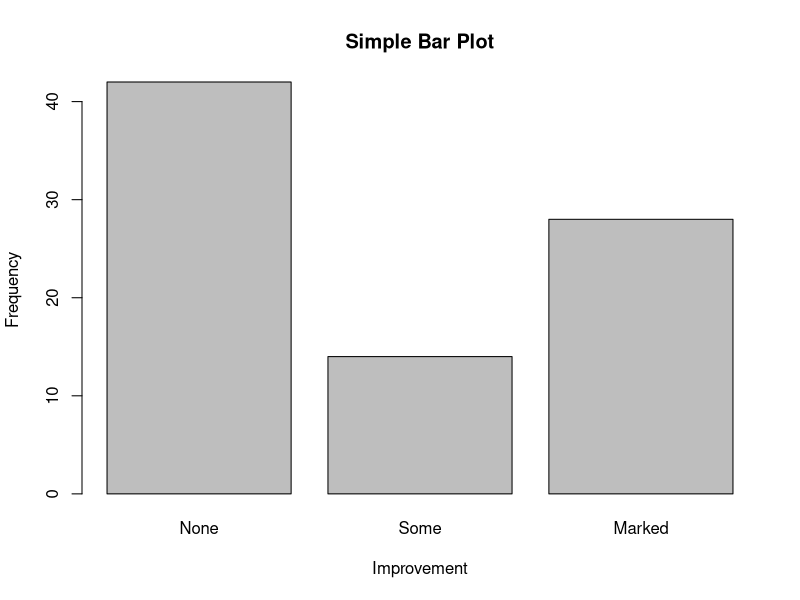
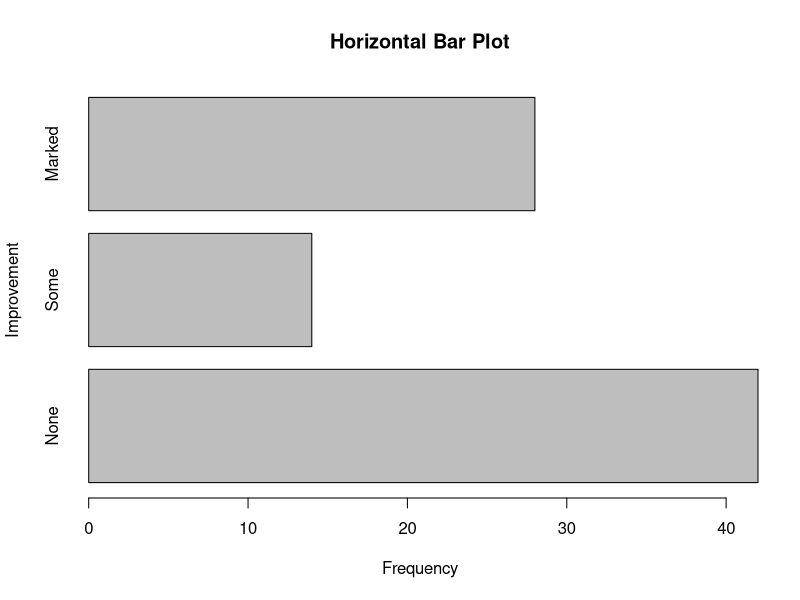
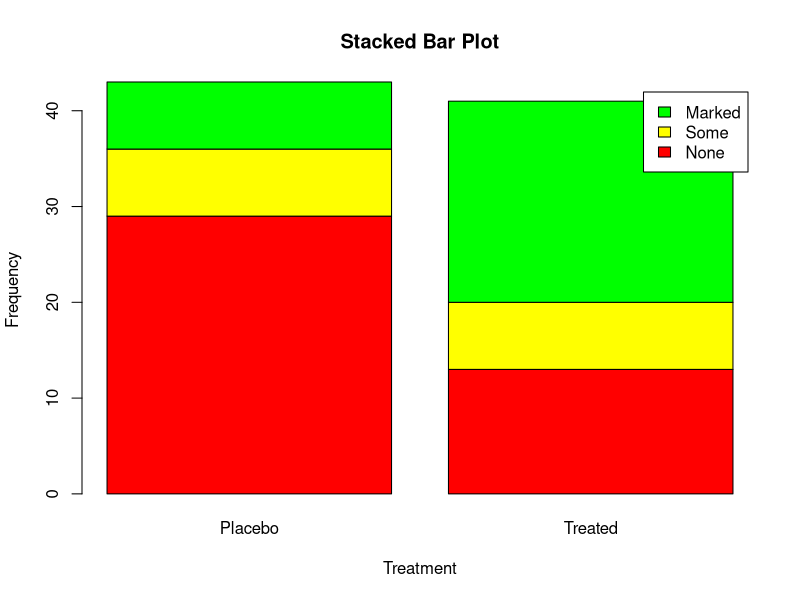
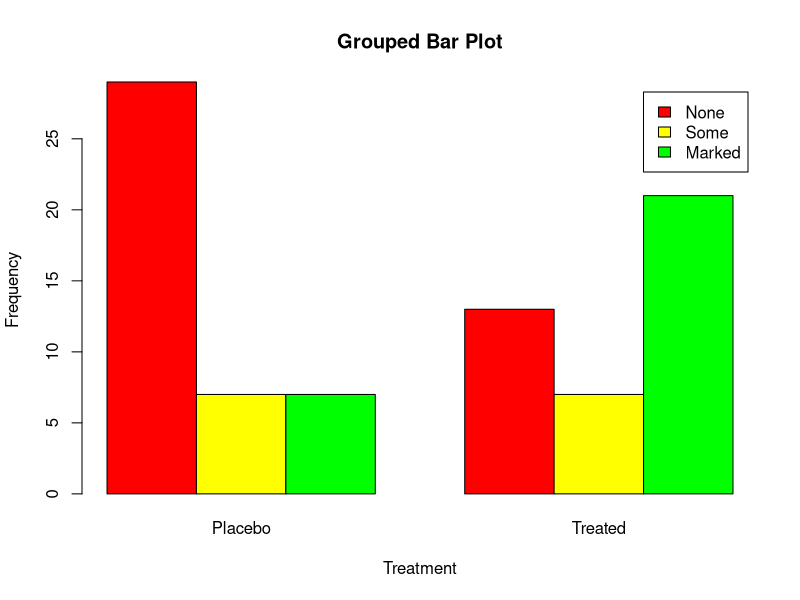
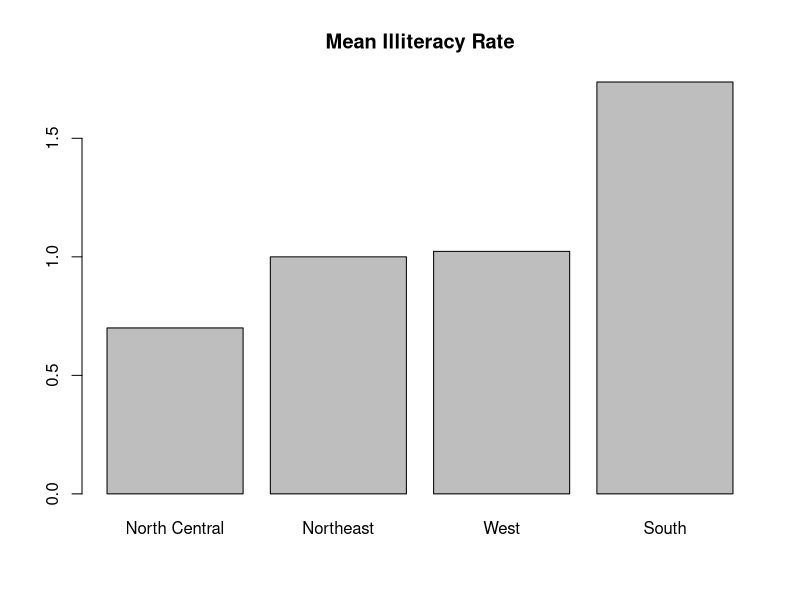
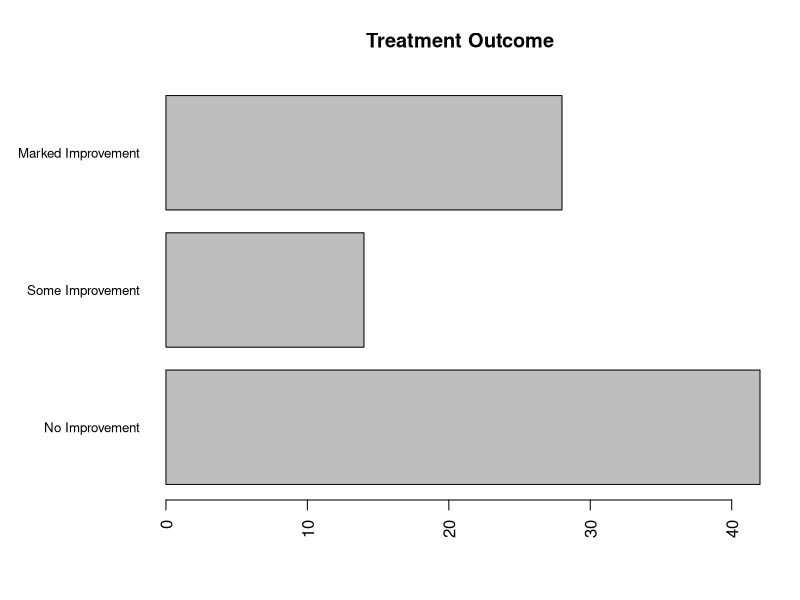
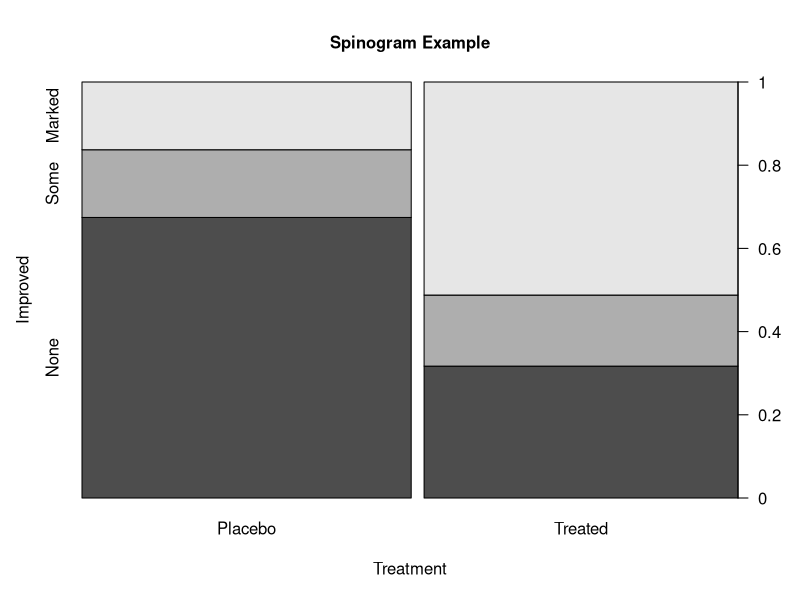
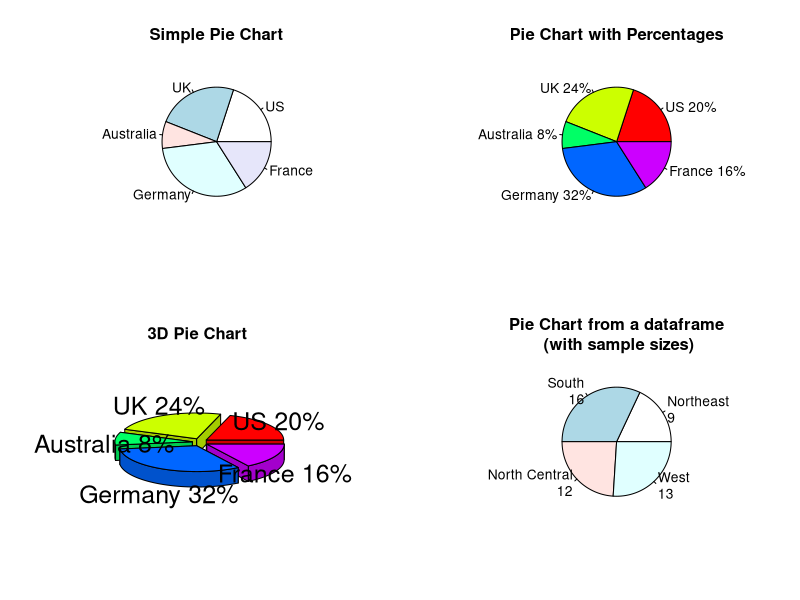

Generate these figures, in order, with R:
# 6
opar <- par(no.readonly=TRUE)

# 6.1
library(vcd)
counts <- table(Arthritis$Improved)
counts

barplot(counts, 
        main="Simple Bar Plot",
        xlab="Improvement", ylab="Frequency")

barplot(counts, 
        main="Horizontal Bar Plot", 
        xlab="Frequency", ylab="Improvement", 
        horiz=TRUE)

# 6.2
library(vcd)
counts <- table(Arthritis$Improved, Arthritis$Treatment)
counts

barplot(counts, 
        main="Stacked Bar Plot",
        xlab="Treatment", ylab="Frequency", 
        col=c("red", "yellow","green"),            
        legend=rownames(counts)) 

barplot(counts, 
        main="Grouped Bar Plot", 
        xlab="Treatment", ylab="Frequency",
        col=c("red", "yellow", "green"),
        legend=rownames(counts), beside=TRUE)

# 6.3
states <- data.frame(state.region, state.x77)
means <- aggregate(states$Illiteracy, by=list(state.region), FUN=mean)
means

means <- means[order(means$x),]  
means

barplot(means$x, names.arg=means$Group.1) 
title("Mean Illiteracy Rate")  

# 6.4
par(las=2)
par(mar=c(5,8,4,2))
counts <- table(Arthritis$Improved)
counts

barplot(counts, 
        main="Treatment Outcome", horiz=TRUE, cex.names=0.8,
        names.arg=c("No Improvement", "Some Improvement", "Marked Improvement")
)
par(opar)

library(vcd)
attach(Arthritis)
counts <- table(Treatment,Improved)
counts
spine(counts, main="Spinogram Example")
detach(Arthritis)

# 6.5
par(mfrow=c(2,2))                             
slices <- c(10, 12,4, 16, 8) 
lbls <- c("US", "UK", "Australia", "Germany", "France")
slices

pie(slices, labels = lbls, 
    main="Simple Pie Chart")

pct <- round(slices/sum(slices)*100)                      
lbls <- paste(lbls, pct) 
lbls <- paste(lbls,"%",sep="")
pie(slices,labels = lbls, col=rainbow(length(lbls)),
    main="Pie Chart with Percentages")

library(plotrix)                                               
pie3D(slices, labels=lbls,explode=0.1,
      main="3D Pie Chart ")

mytable <- table(state.region)
mytable
lbls <- paste(names(mytable), "\n", mytable, sep="")
pie(mytable, labels = lbls, 
    main="Pie Chart from a dataframe\n (with sample sizes)")

par(opar)

library(plotrix)
slices <- c(10, 12,4, 16, 8) 
lbls <- c("US", "UK", "Australia", "Germany", "France")   
fan.plot(slices, labels = lbls, main="Fan Plot")

# 6.6
summary(mtcars$mpg)
hist(mtcars$mpg)

hist(mtcars$mpg, 
     breaks=15, 
     col="red", 
     xlab="Miles Per Gallon", 
     main="Colored histogram with 12 bins")

hist(mtcars$mpg, 
     freq=FALSE, 
     breaks=20, 
     col="red", 
     xlab="Miles Per Gallon", 
     main="Histogram, rug plot, density curve")  
rug(jitter(mtcars$mpg)) 
lines(density(mtcars$mpg), col="blue", lwd=2)

x <- mtcars$mpg 
h<-hist(x, 
        breaks=12, 
        col="red", 
        xlab="Miles Per Gallon", 
        main="Histogram with normal curve and box") 
xfit<-seq(min(x),max(x),length=40) 
yfit<-dnorm(xfit,mean=mean(x),sd=sd(x)) 
yfit <- yfit*diff(h$mids[1:2])*length(x) 
lines(xfit, yfit, col="blue", lwd=2)
box()

# 6.7
d <- density(mtcars$mpg)
plot(d)
d

d <- density(mtcars$mpg)                                  
plot(d, main="Kernel Density of Miles Per Gallon")       
polygon(d, col="red", border="blue")                     
rug(mtcars$mpg, col="brown") 

# 6.8
par(lwd=2)                                                       
library(sm)
attach(mtcars)

cyl.f <- factor(cyl, levels= c(4, 6, 8),                               
                labels = c("4 cylinder", "6 cylinder", "8 cylinder")) 
summary(cyl.f)

sm.density.compare(mpg, cyl, xlab="Miles Per Gallon")                
title(main="MPG Distribution by Car Cylinders")

colfill<-c(2:(2+length(levels(cyl.f)))) 
cat("Use mouse to place legend...","\n\n")
# legend(locator(1), levels(cyl.f), fill=colfill)
detach(mtcars)
par(lwd=1)

boxplot(mpg~cyl,data=mtcars,
        main="Car Milage Data", 
        xlab="Number of Cylinders", 
        ylab="Miles Per Gallon")

boxplot(mpg~cyl,data=mtcars, 
        notch=TRUE, 
        varwidth=TRUE,
        col="red",
        main="Car Mileage Data", 
        xlab="Number of Cylinders", 
        ylab="Miles Per Gallon")

# 6.9
mtcars$cyl.f <- factor(mtcars$cyl,
                       levels=c(4,6,8),
                       labels=c("4","6","8"))

mtcars$am.f <- factor(mtcars$am, 
                      levels=c(0,1), 
                      labels=c("auto","standard"))

boxplot(mpg ~ am.f *cyl.f, 
        data=mtcars, 
        varwidth=TRUE,
        col=c("gold", "darkgreen"),
        main="MPG Distribution by Auto Type", 
        xlab="Auto Type")

# 6.10
library(vioplot)
x1 <- mtcars$mpg[mtcars$cyl==4] 
x2 <- mtcars$mpg[mtcars$cyl==6]
x3 <- mtcars$mpg[mtcars$cyl==8]
vioplot(x1, x2, x3, 
        names=c("4 cyl", "6 cyl", "8 cyl"), 
        col="gold")
title("Violin Plots of Miles Per Gallon")

dotchart(mtcars$mpg,labels=row.names(mtcars),cex=.7,
         main="Gas Mileage for Car Models", 
         xlab="Miles Per Gallon")

# 6.11
x <- mtcars[order(mtcars$mpg),]                      
x$cyl <- factor(x$cyl)                                 
x$color[x$cyl==4] <- "red"                              
x$color[x$cyl==6] <- "blue"
x$color[x$cyl==8] <- "darkgreen"
summary(x)
dotchart(x$mpg,
         labels = row.names(x),                               
         cex=.7, 
         pch=19,                                              
         groups = x$cyl,                                       
         gcolor = "black",
         color = x$color,
         main = "Gas Mileage for Car Models\ngrouped by cylinder",
         xlab = "Miles Per Gallon")

par(opar)
